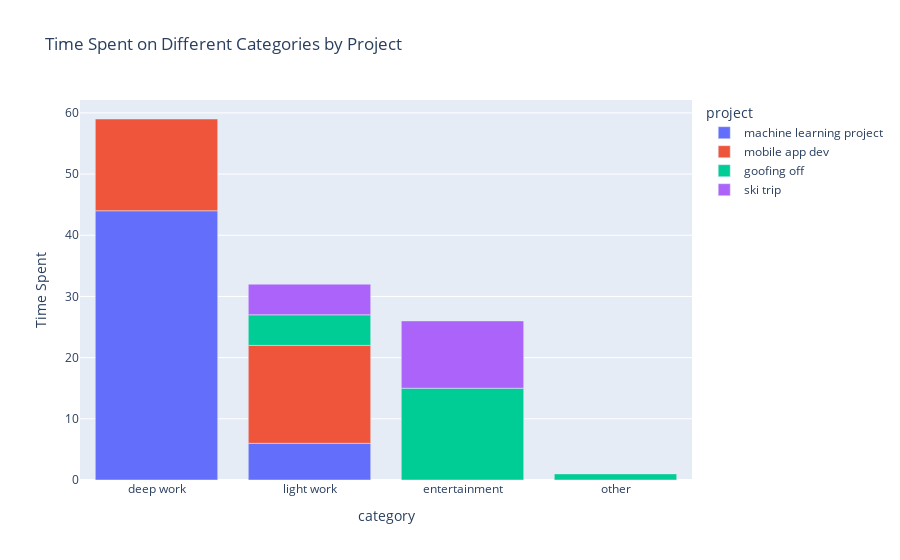

Write notebook code for a chart like this one.
### Code cell
grouped_data = df.groupby(['category', 'project']).size().reset_index(name='time_spent')

# Create a stacked bar chart using Plotly for interactive visualization
fig = px.bar(grouped_data, x='category', y='time_spent', color='project', title='Time Spent on Different Categories by Project', labels={'time_spent':'Time Spent'})
fig.show()

### Figure 1 — Plotly figure (JSON) as saved in the notebook; plotly's stock layout.template omitted (floating-point values rounded to 4 significant figures)
{"data": [{"alignmentgroup": "True", "hovertemplate": "project=machine learning project<br>category=%{x}<br>Time Spent=%{y}<extra></extra>", "legendgroup": "machine learning project", "marker": {"color": "#636efa", "pattern": {"shape": ""}}, "name": "machine learning project", "offsetgroup": "machine learning project", "orientation": "v", "showlegend": true, "textposition": "auto", "type": "bar", "x": ["deep work", "light work"], "xaxis": "x", "y": [44, 6], "yaxis": "y"}, {"alignmentgroup": "True", "hovertemplate": "project=mobile app dev<br>category=%{x}<br>Time Spent=%{y}<extra></extra>", "legendgroup": "mobile app dev", "marker": {"color": "#EF553B", "pattern": {"shape": ""}}, "name": "mobile app dev", "offsetgroup": "mobile app dev", "orientation": "v", "showlegend": true, "textposition": "auto", "type": "bar", "x": ["deep work", "light work"], "xaxis": "x", "y": [15, 16], "yaxis": "y"}, {"alignmentgroup": "True", "hovertemplate": "project=goofing off<br>category=%{x}<br>Time Spent=%{y}<extra></extra>", "legendgroup": "goofing off", "marker": {"color": "#00cc96", "pattern": {"shape": ""}}, "name": "goofing off", "offsetgroup": "goofing off", "orientation": "v", "showlegend": true, "textposition": "auto", "type": "bar", "x": ["entertainment", "light work", "other"], "xaxis": "x", "y": [15, 5, 1], "yaxis": "y"}, {"alignmentgroup": "True", "hovertemplate": "project=ski trip<br>category=%{x}<br>Time Spent=%{y}<extra></extra>", "legendgroup": "ski trip", "marker": {"color": "#ab63fa", "pattern": {"shape": ""}}, "name": "ski trip", "offsetgroup": "ski trip", "orientation": "v", "showlegend": true, "textposition": "auto", "type": "bar", "x": ["entertainment", "light work"], "xaxis": "x", "y": [11, 5], "yaxis": "y"}], "layout": {"barmode": "relative", "legend": {"title": {"text": "project"}, "tracegroupgap": 0}, "title": {"text": "Time Spent on Different Categories by Project"}, "xaxis": {"anchor": "y", "domain": [0, 1], "title": {"text": "category"}}, "yaxis": {"anchor": "x", "domain": [0, 1], "title": {"text": "Time Spent"}}}}
